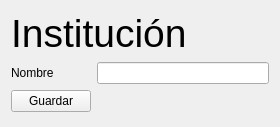
<?xml version="1.0" encoding="UTF-8"?>
<ui version="4.0">
 <class>AddNombre</class>
 <widget class="QWidget" name="AddNombre">
  <property name="geometry">
   <rect>
    <x>0</x>
    <y>0</y>
    <width>280</width>
    <height>127</height>
   </rect>
  </property>
  <property name="windowTitle">
   <string>añadirNombre</string>
  </property>
  <layout class="QFormLayout" name="formLayout">
   <item row="0" column="0" colspan="2">
    <widget class="QLabel" name="Title">
     <property name="font">
      <font>
       <pointsize>29</pointsize>
      </font>
     </property>
     <property name="text">
      <string>Institución</string>
     </property>
    </widget>
   </item>
   <item row="1" column="0">
    <widget class="QLabel" name="nombre">
     <property name="text">
      <string>Nombre</string>
     </property>
    </widget>
   </item>
   <item row="1" column="1">
    <widget class="QLineEdit" name="nombreText"/>
   </item>
   <item row="2" column="0">
    <widget class="QPushButton" name="save">
     <property name="text">
      <string>Guardar</string>
     </property>
    </widget>
   </item>
  </layout>
 </widget>
 <resources/>
 <connections/>
</ui>
